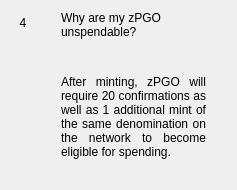
                  <widget class="QWidget" name="widgetFaq4" native="true">
                   <layout class="QHBoxLayout" name="horizontalPage_4" stretch="0,1">
                    <item alignment="Qt::AlignTop">
                     <widget class="QLabel" name="labelNumber4">
                      <property name="minimumSize">
                       <size>
                        <width>24</width>
                        <height>24</height>
                       </size>
                      </property>
                      <property name="maximumSize">
                       <size>
                        <width>16777215</width>
                        <height>24</height>
                       </size>
                      </property>
                      <property name="text">
                       <string>4</string>
                      </property>
                      <property name="alignment">
                       <set>Qt::AlignCenter</set>
                      </property>
                     </widget>
                    </item>
                    <item>
                     <layout class="QVBoxLayout" name="verticalLayoutPage_4">
                      <property name="leftMargin">
                       <number>20</number>
                      </property>
                      <property name="rightMargin">
                       <number>20</number>
                      </property>
                      <item>
                       <widget class="QLabel" name="labelSubtitle4">
                        <property name="text">
                         <string>Why are my zPGO unspendable?</string>
                        </property>
                        <property name="wordWrap">
                         <bool>true</bool>
                        </property>
                       </widget>
                      </item>
                      <item>
                       <spacer name="verticalSpacer_40">
                        <property name="orientation">
                         <enum>Qt::Vertical</enum>
                        </property>
                        <property name="sizeType">
                         <enum>QSizePolicy::Fixed</enum>
                        </property>
                        <property name="sizeHint" stdset="0">
                         <size>
                          <width>20</width>
                          <height>30</height>
                         </size>
                        </property>
                       </spacer>
                      </item>
                      <item>
                       <widget class="QLabel" name="labelContent4">
                        <property name="text">
                         <string>
                           &lt;html&gt;&lt;head/&gt;&lt;body&gt;&lt;p align=&quot;justify&quot;&gt;
                           After minting, zPGO will require 20 confirmations as well as 1
                           additional mint of the same denomination on the network to
                           become eligible for spending.
                           &lt;/p&gt;&lt;/body&gt;&lt;/html&gt;
                         </string>
                        </property>
                        <property name="alignment">
                         <set>Qt::AlignLeading|Qt::AlignLeft|Qt::AlignTop</set>
                        </property>
                        <property name="wordWrap">
                         <bool>true</bool>
                        </property>
                       </widget>
                      </item>
                      <item>
                       <spacer name="verticalSpacer_41">
                        <property name="orientation">
                         <enum>Qt::Vertical</enum>
                        </property>
                        <property name="sizeHint" stdset="0">
                         <size>
                          <width>20</width>
                          <height>20</height>
                         </size>
                        </property>
                       </spacer>
                      </item>
                     </layout>
                    </item>
                   </layout>
                  </widget>
